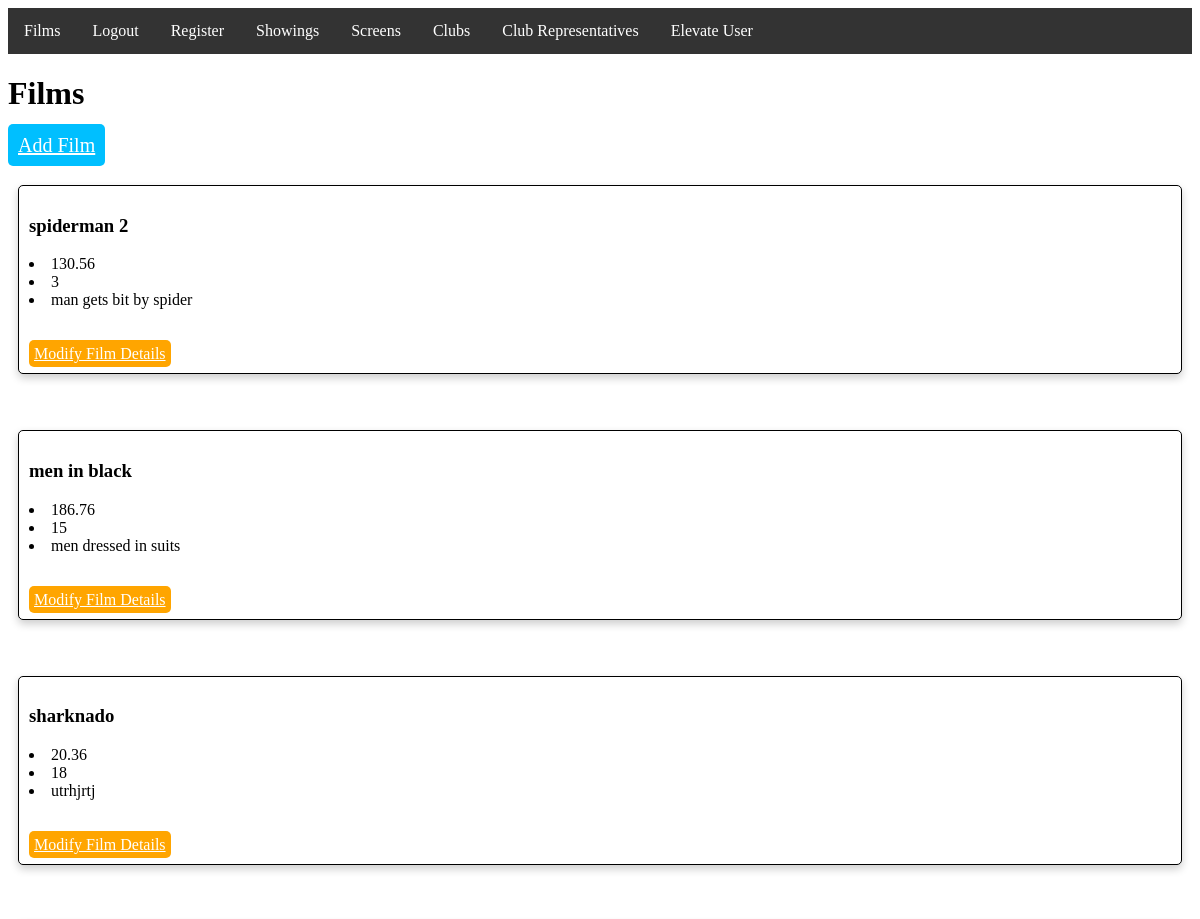
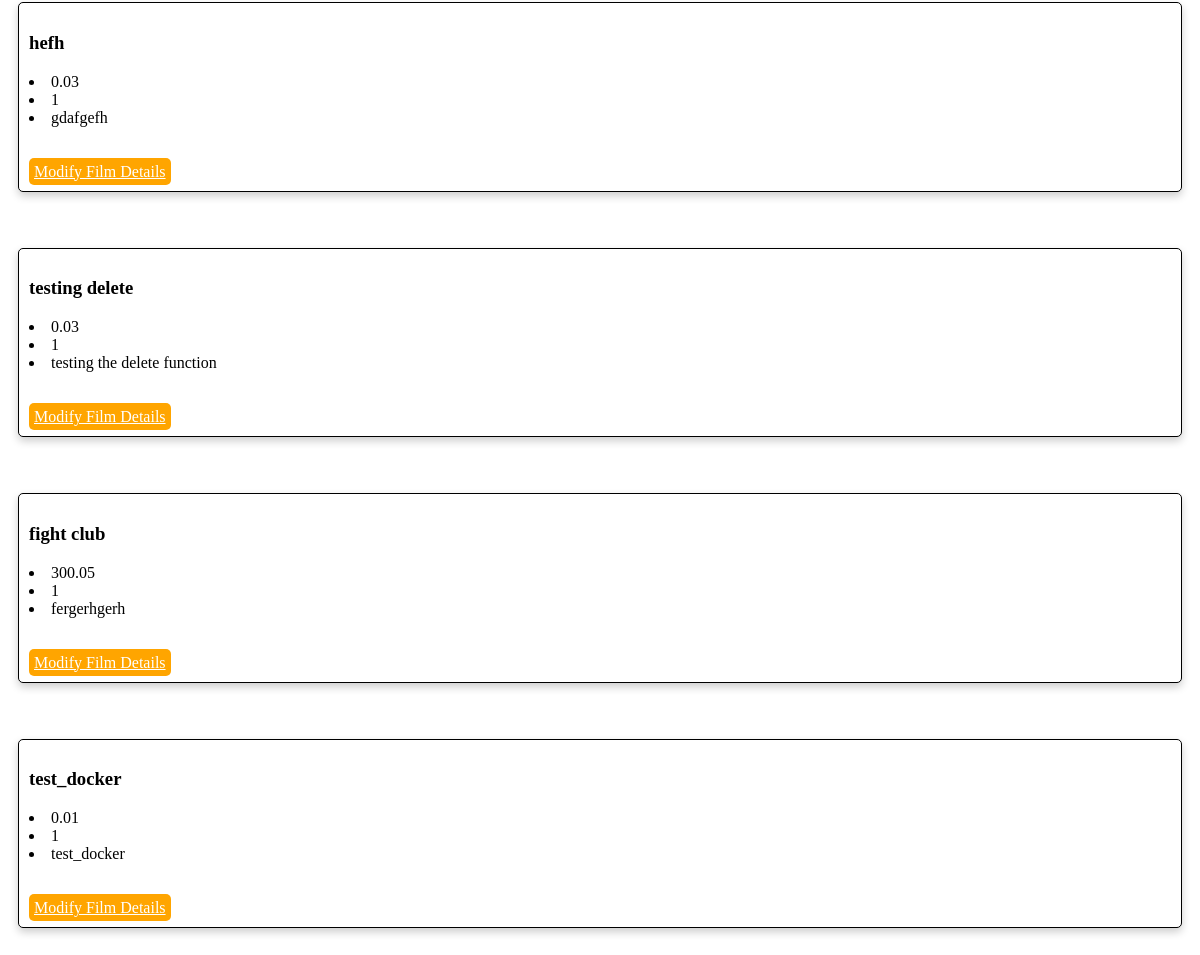
Screenshot of /films/ (signed in) with the database file from the repository (2 pictures, top to bottom).
### UWEFlix/models.py (models this page shows, shortened)
class Film(models.Model):
    name = models.CharField(max_length=255)
    age_rating = models.PositiveSmallIntegerField()
    duration = models.DecimalField(max_digits=5, decimal_places=2)
    short_trailer_description = models.CharField(max_length=255)

### UWEFlix/views.py (the view)
# urls.py: path('films/', views.show_films, name='films'),
def show_films(request):
    permlevel = check_permissions(request)
    queryset = Film.objects.all().prefetch_related('showing_set')
    return render(request, 'UWEFlix/films.html', {'films': list(queryset), "permlevel":permlevel})

### UWEFlix/views.py (called while the page is built)
def check_permissions(request):
    if request.user.groups.filter(name='CinemaManager').exists(): #checks if user is in Cinema Managers django group
        permlevel = 1 # sets 1 if yes
    else:
        permlevel = 0
    return permlevel #returns value to orignal function

### UWEFlix/templates/UWEFlix/films.html (shortened to what this page needs)
{% extends 'UWEFlix/navbar.html' %}
{% block content %}
<html>
  <head>
    <link rel="stylesheet" href="/static/films.css">
  </head>
  <body>
    <h1>Films</h1>
    <a href="{% url 'add_film' %}" class="btn btn-primary add-film-btn">Add Film</a>
    <br><br>
      {% for film in films %}
        <div class="film-box">
          <div>
            <h3>{{ film.name }}</h3>
            <li>{{ film.duration }}</li>
            <li>{{ film.age_rating }}</li>
            <li>{{ film.short_trailer_description }}</li>
            <br><br>
            <a href="{% url 'update_film' film.id %}" class="btn btn-secondary modify-film-btn">Modify Film Details</a>
          </div>
        </div>
          <br><br>
      {% endfor %}
  </body>
</html>
{% endblock %}

### UWEFlix/static/films.css (style rules this page uses)
.film-box { border: 1px solid black; padding: 10px; margin: 10px; box-shadow: 0 4px 8px 0 rgba(0, 0, 0, 0.2); transition: 0.3s; border-radius: 5px; background-color: white; }
.add-film-btn { background-color: #00bfff; color: white; padding: 10px; font-size: 20px; border-radius: 5px; }
.modify-film-btn { background-color: #ffa500; color: white; padding: 5px; font-size: 16px; border-radius: 5px; margin-right: 10px; }

### rows the page displays
Film: name "spiderman 2", duration "130.56", age_rating "3", short_trailer_description "man gets bit by spider"
Film: name "men in black", duration "186.76", age_rating "15", short_trailer_description "men dressed in suits"
Film: name "sharknado", duration "20.36", age_rating "18", short_trailer_description "utrhjrtj"
Film: name "hefh", duration "0.03", age_rating "1", short_trailer_description "gdafgefh"
Film: name "testing delete", duration "0.03", age_rating "1", short_trailer_description "testing the delete function"
Film: name "fight club", duration "300.05", age_rating "1", short_trailer_description "fergerhgerh"
Film: name "test_docker", duration "0.01", age_rating "1", short_trailer_description "test_docker"
